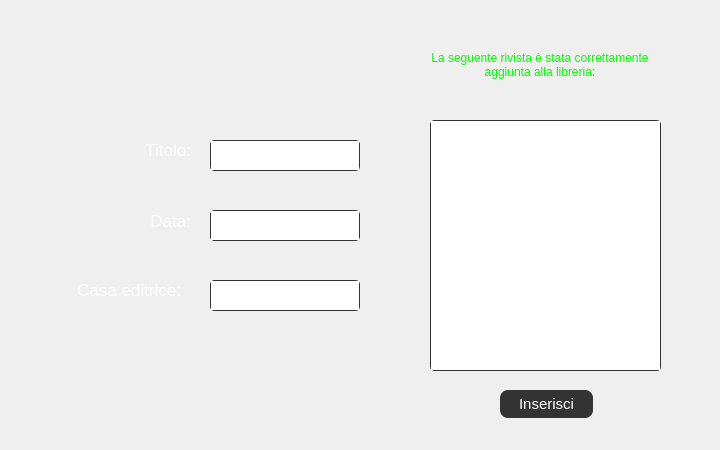
<?xml version="1.0" encoding="UTF-8"?>
<ui version="4.0">
 <class>InserisciNuovaRivistaDialog</class>
 <widget class="QDialog" name="InserisciNuovaRivistaDialog">
  <property name="geometry">
   <rect>
    <x>0</x>
    <y>0</y>
    <width>720</width>
    <height>450</height>
   </rect>
  </property>
  <property name="windowTitle">
   <string>LibreriaDigitale</string>
  </property>
  <widget class="QLabel" name="rivistaInseritaLabel">
   <property name="geometry">
    <rect>
     <x>430</x>
     <y>40</y>
     <width>220</width>
     <height>51</height>
    </rect>
   </property>
   <property name="text">
    <string>&lt;html&gt;&lt;head/&gt;&lt;body&gt;&lt;p align=&quot;center&quot;&gt;&lt;span style=&quot; color:#00ff00;&quot;&gt;La seguente rivista è stata correttamente aggiunta alla libreria:&lt;/span&gt;&lt;/p&gt;&lt;/body&gt;&lt;/html&gt;</string>
   </property>
   <property name="alignment">
    <set>Qt::AlignCenter</set>
   </property>
   <property name="wordWrap">
    <bool>true</bool>
   </property>
  </widget>
  <widget class="QLabel" name="casaEditriceRLabel">
   <property name="geometry">
    <rect>
     <x>60</x>
     <y>280</y>
     <width>121</width>
     <height>21</height>
    </rect>
   </property>
   <property name="styleSheet">
    <string notr="true">*{
color: #fdfdff;
font-family: &quot;Garamond&quot;;
font-size: 13pt;
}</string>
   </property>
   <property name="text">
    <string>&lt;html&gt;&lt;head/&gt;&lt;body&gt;&lt;p&gt;&lt;span style=&quot; color:#fdfdff;&quot;&gt;Casa editrice:&lt;/span&gt;&lt;/p&gt;&lt;/body&gt;&lt;/html&gt;</string>
   </property>
   <property name="alignment">
    <set>Qt::AlignRight|Qt::AlignTrailing|Qt::AlignVCenter</set>
   </property>
  </widget>
  <widget class="QPushButton" name="inserisciNuovaRivistaButton">
   <property name="geometry">
    <rect>
     <x>500</x>
     <y>390</y>
     <width>93</width>
     <height>28</height>
    </rect>
   </property>
   <property name="styleSheet">
    <string notr="true">*{
border-radius: 8px;
background-color:#333333; 
border: none;
color: white;
padding: 2px;
text-align: center;
font-size: 15px;
font-family: &quot;Garamond&quot;;
}

:hover {
background-color: #676767;
}

:pressed{
border: 1px solid #E0E2E2;
}</string>
   </property>
   <property name="text">
    <string>Inserisci</string>
   </property>
  </widget>
  <widget class="QTextEdit" name="dataRTextEdit">
   <property name="geometry">
    <rect>
     <x>210</x>
     <y>210</y>
     <width>150</width>
     <height>31</height>
    </rect>
   </property>
   <property name="styleSheet">
    <string notr="true">*{
color: #fdfdff;
border: 1px solid #333333;
font-family: &quot;Garamond&quot;;
border-radius: 4px;
font-size: 12pt;
}</string>
   </property>
   <property name="verticalScrollBarPolicy">
    <enum>Qt::ScrollBarAlwaysOff</enum>
   </property>
  </widget>
  <widget class="QTextEdit" name="casaEditriceRTextEdit">
   <property name="geometry">
    <rect>
     <x>210</x>
     <y>280</y>
     <width>150</width>
     <height>31</height>
    </rect>
   </property>
   <property name="styleSheet">
    <string notr="true">*{
color: #fdfdff;
border: 1px solid #333333;
font-family: &quot;Garamond&quot;;
border-radius: 4px;
font-size: 12pt;
}</string>
   </property>
   <property name="verticalScrollBarPolicy">
    <enum>Qt::ScrollBarAlwaysOff</enum>
   </property>
  </widget>
  <widget class="QTextEdit" name="titoloRTextEdit">
   <property name="geometry">
    <rect>
     <x>210</x>
     <y>140</y>
     <width>150</width>
     <height>31</height>
    </rect>
   </property>
   <property name="styleSheet">
    <string notr="true">*{
color: #fdfdff;
border: 1px solid #333333;
font-family: &quot;Garamond&quot;;
border-radius: 4px;
font-size: 12pt;
}</string>
   </property>
   <property name="verticalScrollBarPolicy">
    <enum>Qt::ScrollBarAlwaysOff</enum>
   </property>
  </widget>
  <widget class="QLabel" name="dataRLabel">
   <property name="geometry">
    <rect>
     <x>130</x>
     <y>210</y>
     <width>61</width>
     <height>21</height>
    </rect>
   </property>
   <property name="styleSheet">
    <string notr="true">*{
color: #fdfdff;
font-family: &quot;Garamond&quot;;
font-size: 13pt;
}</string>
   </property>
   <property name="text">
    <string>&lt;html&gt;&lt;head/&gt;&lt;body&gt;&lt;p&gt;&lt;span style=&quot; color:#fdfdff;&quot;&gt;Data:&lt;/span&gt;&lt;/p&gt;&lt;/body&gt;&lt;/html&gt;</string>
   </property>
   <property name="alignment">
    <set>Qt::AlignRight|Qt::AlignTrailing|Qt::AlignVCenter</set>
   </property>
  </widget>
  <widget class="QPlainTextEdit" name="rivistaInseritaTextEdit">
   <property name="geometry">
    <rect>
     <x>430</x>
     <y>120</y>
     <width>231</width>
     <height>251</height>
    </rect>
   </property>
   <property name="styleSheet">
    <string notr="true">*{
color: #fdfdff;
border: 1px solid #333333;
font-family: &quot;Garamond&quot;;
border-radius: 4px;
font-size: 10pt;
}</string>
   </property>
   <property name="readOnly">
    <bool>true</bool>
   </property>
  </widget>
  <widget class="QLabel" name="titoloRLabel">
   <property name="geometry">
    <rect>
     <x>120</x>
     <y>140</y>
     <width>71</width>
     <height>21</height>
    </rect>
   </property>
   <property name="styleSheet">
    <string notr="true">*{
color: #fdfdff;
font-family: &quot;Garamond&quot;;
font-size: 13pt;
}</string>
   </property>
   <property name="text">
    <string>&lt;html&gt;&lt;head/&gt;&lt;body&gt;&lt;p&gt;&lt;span style=&quot; color:#fdfdff;&quot;&gt;Titolo:&lt;/span&gt;&lt;/p&gt;&lt;/body&gt;&lt;/html&gt;</string>
   </property>
   <property name="alignment">
    <set>Qt::AlignRight|Qt::AlignTrailing|Qt::AlignVCenter</set>
   </property>
  </widget>
 </widget>
 <resources/>
 <connections/>
</ui>
